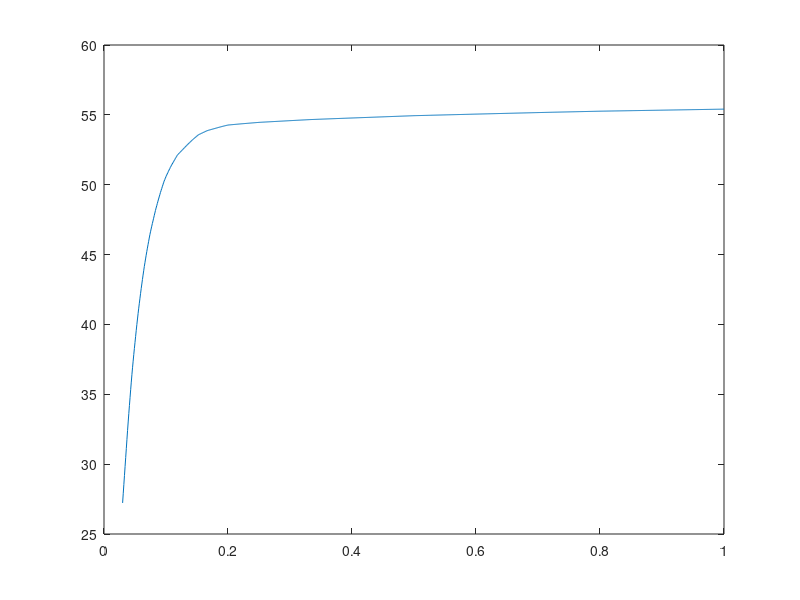
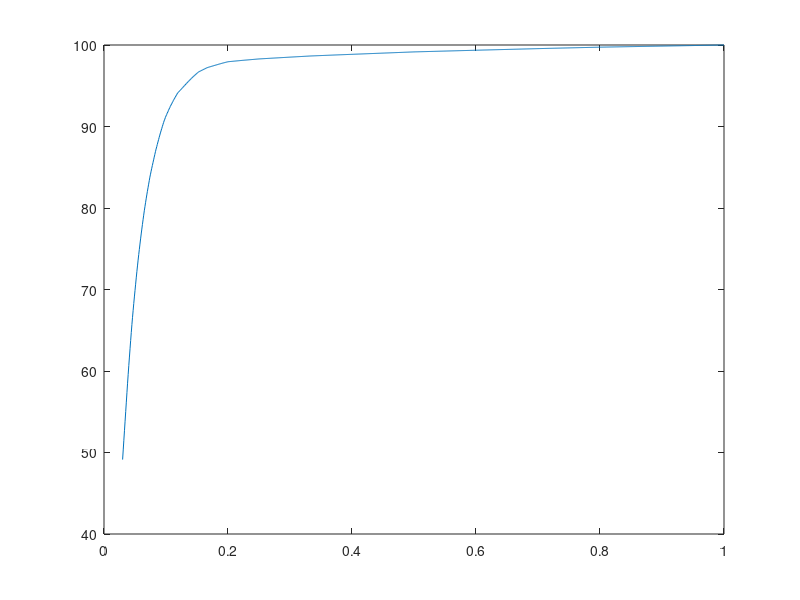
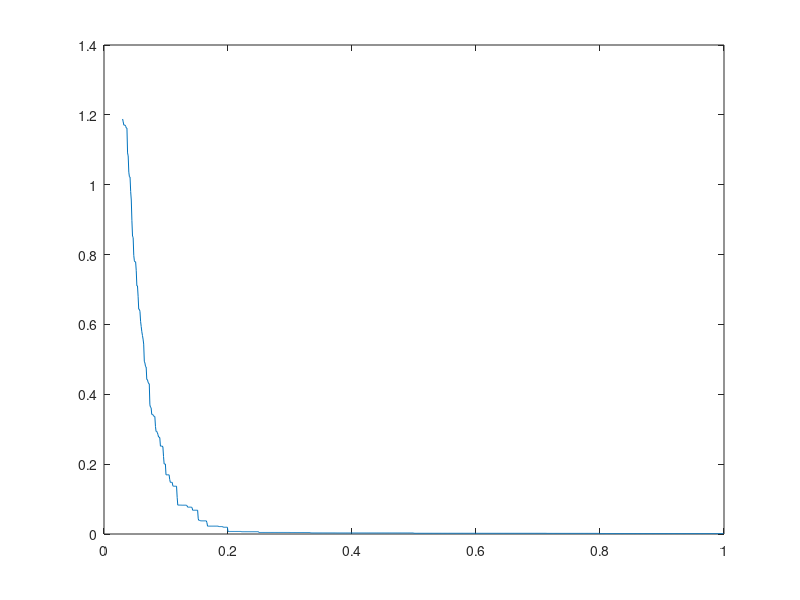
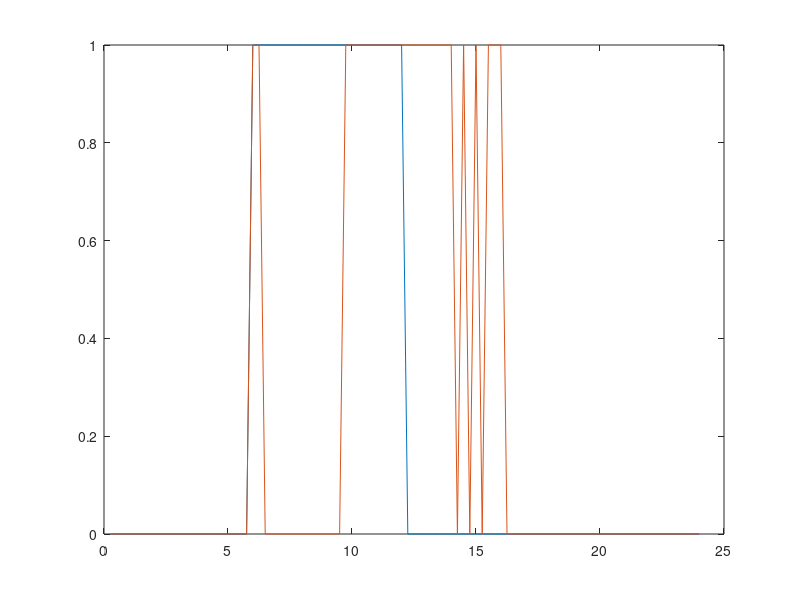

The MATLAB source for these figures, in order:
%% Energy Arbitrage with Linear Flexibility Model
% Including Ramp Constraint & Deadline Constraint
% Author: Md Umar Hashmi
% Date: 13 May 2024
% Location: Leuven, Belgium

% Clear workspace, close all figures, and clear command window
clear;
close all;
clc;

% Load electricity price and (inelastic load - renewable generation) data
load('Load_price_data.mat'); 

% Initialize parameters
N = length(real);  % Length of horizon in number of samples (unit: kWh)
del_flex_max = 4;  % Maximum charging power (kW)
del_flex_min = 0;  % Minimum discharging power (kW)
h = 0.25;          % Sampling time (hours)
kappa = 1;         % Ratio of selling price to buying price

% Flexibility arrival and departure time
t_a = 24;
t_d = 72;

% Precompute constants
K1 = zeros(N, 1);
K2 = zeros(N, 1);
real_buy = real;
real_sell = kappa * real;
flex_profile_nominal = zeros(N,1);
flex_profile_nominal(t_a:48) = 1;
t=0.25:0.25:24;
K_agg = sum(flex_profile_nominal);
epsilon_k = 1e-3;
Tag_mat = zeros(1, N);
Tag_mat(t_a:t_d) = 1;
gh_mat = zeros(N, 1);
gh_mat(t_a:t_d) = 1;


% ramp rate variables
i_st = 30;
i_end = 1000;
i_max = 1000;

% Construct matrix operators
A_buy = diag(real_buy);
A_sell = diag(real_sell);
A_minus = -eye(N);
A_zero = zeros(N);

K_mat = diag(ones(1, N)) + diag(-ones(1, N-1), -1);
K_mat(1:t_a-1, :) = 0;
K_mat(:, 1:t_a-1) = 0;
K_mat(t_d+1:end, :) = 0;
K_mat(:, t_d+1:end) = 0;

% Initialize results matrix
results = zeros(i_end - i_st + 1, 4);

% Start timer
tic;

% Main loop for energy arbitrage calculation
for id = i_st:i_end
    % Adjust flexibility bounds
    del_max_red = id * del_flex_max / i_max;
    del_min_red = -del_max_red;
    flex_LB = zeros(N, 1);
    flex_LB(t_a:t_d) = del_flex_min * h;
    flex_UB = zeros(N, 1);
    flex_UB(t_a:t_d) = del_flex_max * h;
    
    % Formulate linear programming problem
    A = [A_buy A_minus; A_sell A_minus; Tag_mat zeros(1, N); -Tag_mat zeros(1, N); K_mat A_zero; -K_mat A_zero];
    b = [K1; K2; K_agg + epsilon_k; -K_agg + epsilon_k; del_max_red * h * ones(N, 1); -del_min_red * h * ones(N, 1)];
    lb = [del_flex_min * h * ones(N, 1) .* gh_mat; -1000000 * ones(N, 1)];
    ub = [del_flex_max * h * ones(N, 1) .* gh_mat; 1000000 * ones(N, 1)];
    f = [zeros(N, 1); ones(N, 1)];
    
    % Solve linear programming problem
    x_state = linprog(f, A, b, [], [], lb, ub);
    x_flex = x_state(1:N);
    
    % Calculate cost and profit
    cost_of_consumption_nominal = sum(real' * max(0, flex_profile_nominal) - kappa * real' * max(0, -flex_profile_nominal));
    x_ch = max(0, x_flex);
    x_ds = -min(0, x_flex);
    flex_out = x_ch - x_ds;
    profit_only_arbitrage = cost_of_consumption_nominal - (sum(real' * max(0, flex_out) - kappa * real' * max(0, -flex_out)));
    
    % Record results
    results(id - i_st + 1, :) = [id, del_max_red, profit_only_arbitrage, max(abs(diff(x_flex)))];
end

% End timer and display execution time
toc;

% Display results (optional)
disp('Results:');
disp(results);
%%
figure
plot(results(:,1)/1000, results(:,3))

figure
plot(results(:,1)/1000, results(:,3)*100/results(end,3))

figure
plot(results(1:end-1,1)/1000, diff(results(:,3)*100/results(end,3)))

figure
plot(t,flex_profile_nominal)
hold on
plot(t,x_flex)